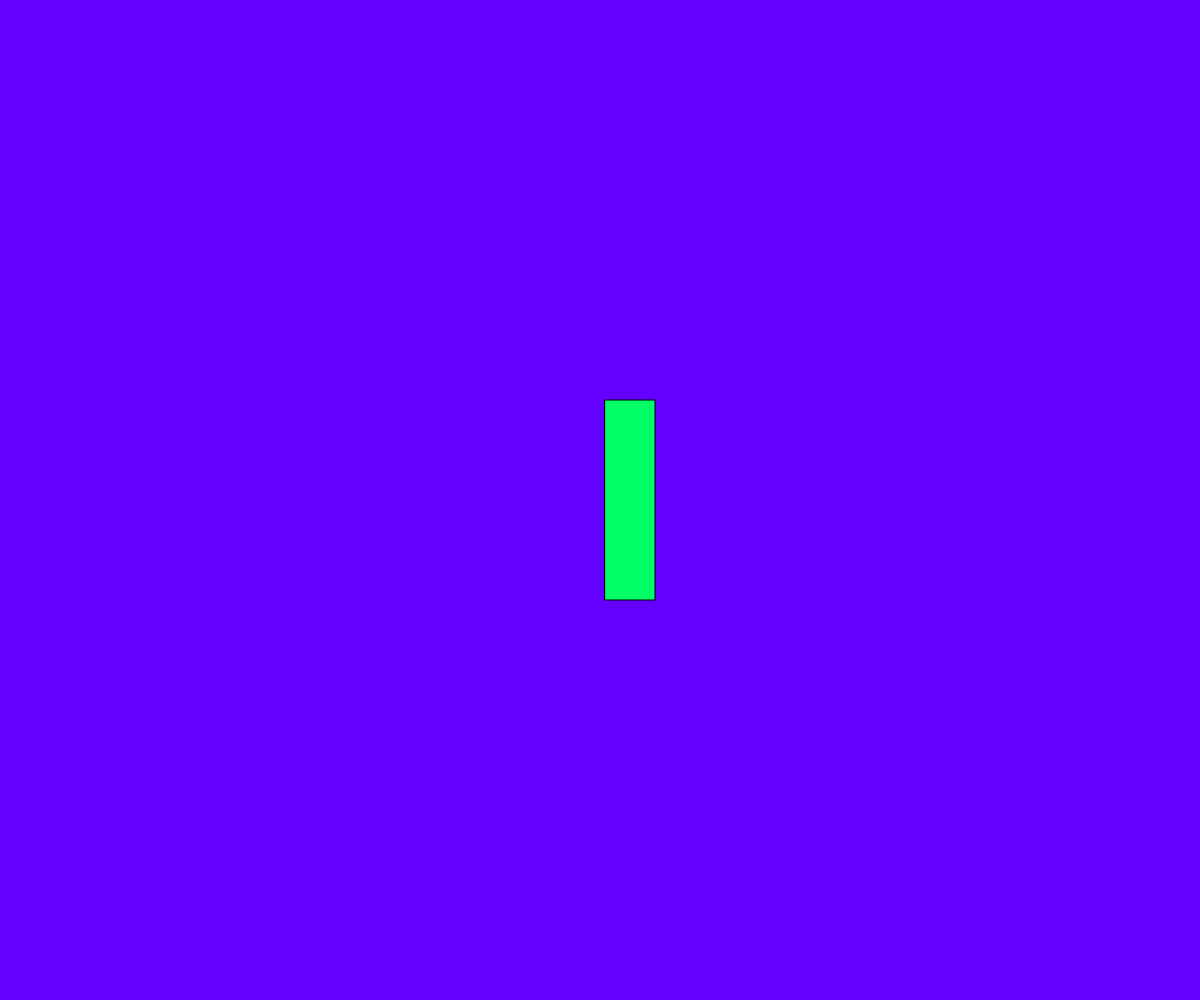
Frame 1 (no input)
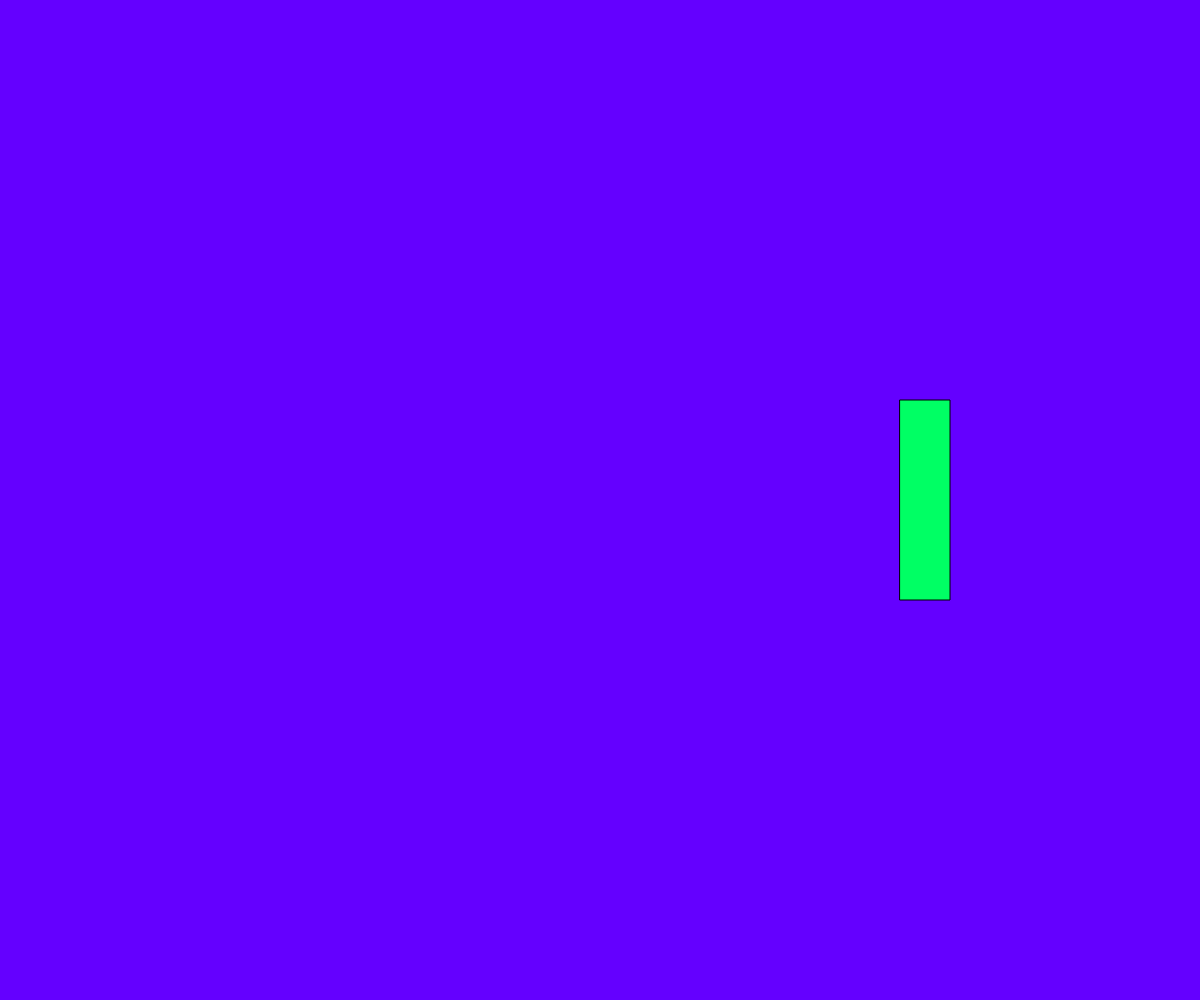
Frame 60 (no input)
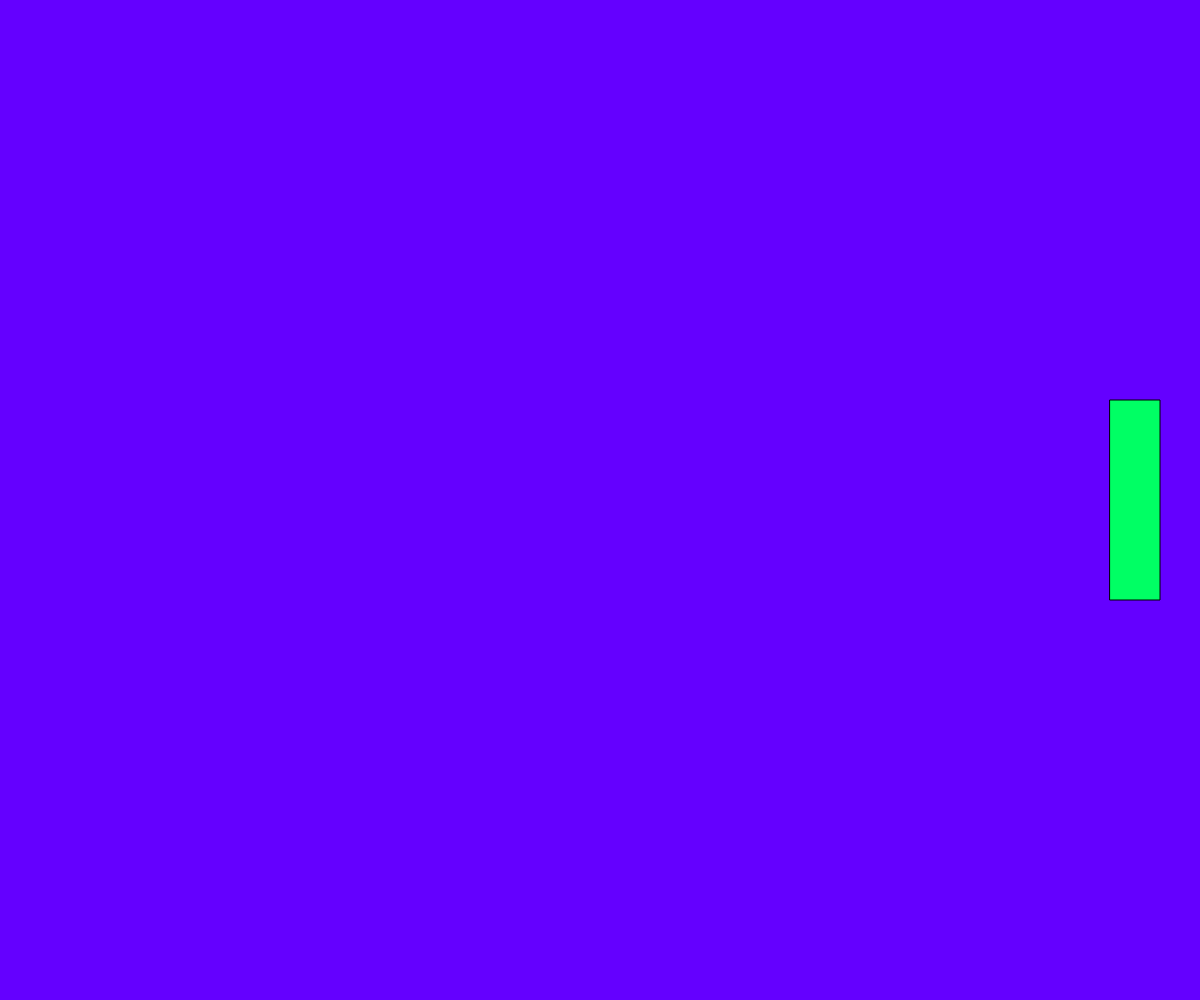
Frame 120 (the mouse pressed at the canvas centre since frame 60)

The p5.js sketch that drew these frames (run headless with seeded random() and noise() and a simulated clock; from frame 60 on, the mouse is pressed at the canvas centre):

// p5.js sketch
// ── sketch.js
// Project Title
// Your Name
// Date
//
// Extra for Experts:
// - describe what you did to take this project "above and beyond"

let x;
let dx;
let rect_width;

function setup() {
  createCanvas(windowWidth, windowHeight);
  x = width / 2;
  dx = 5;
  rect_width = 50;

}

function draw() {
background(100, 0, 255);

//move rectangle
x += dx

//check if the wall was hit
if (x + rect_width > width || x < 0) {
  dx = dx * -1
}

//display rectangle
fill(0, 255, 100);
rect(x, 400, rect_width, 200);

}
